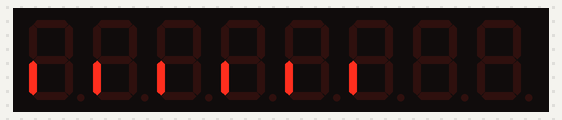
A program run on a simulated Raspberry Pi (BCM pin numbers). On the bench: 8-digit seven-segment display. Library files of the repository ran but are not shown: TM1638.py.

Above: at 0.16 s.
At 2.69 s:
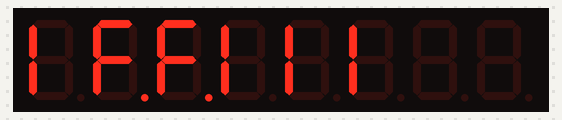
At 5.55 s:
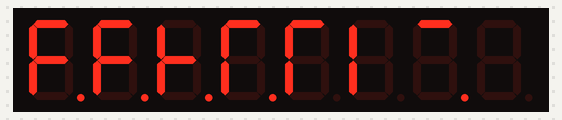
At 10.95 s:
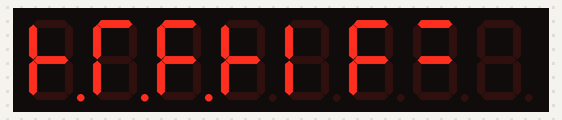
At 16.34 s:
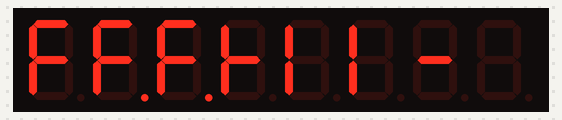
At 21.74 s:
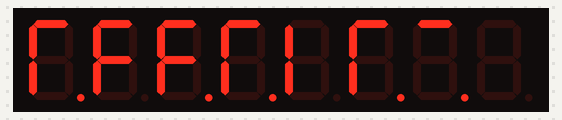

The program:

count.py
```python
#!/usr/bin/env python

# TM1638 playground

import TM1638
import time

# These are the pins the display is connected to. Adjust accordingly.
# In addition to these you need to connect to 5V and ground.

DIO = 17
CLK = 21
STB = 22

display = TM1638.TM1638(DIO, CLK, STB)

display.enable(1)

count = 0
while True:
    display.set_text(str(count))
    count += 100
    time.sleep(0.02)
```
